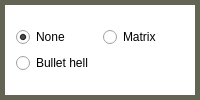
               <widget class="QGroupBox" name="groupBox_23">
                <property name="styleSheet">
                 <string notr="true">/* GROUP_BOX*/
QGroupBox
{
	border: 5px  solid rgba(100, 100, 85, 255);
	background: rgba(240, 240, 230, 0);
}</string>
                </property>
                <property name="title">
                 <string/>
                </property>
                <layout class="QVBoxLayout" name="verticalLayout_79">
                 <item>
                  <layout class="QGridLayout" name="gridLayout_15">
                   <item row="1" column="0">
                    <widget class="QRadioButton" name="radioButton_24">
                     <property name="text">
                      <string>Bullet hell</string>
                     </property>
                    </widget>
                   </item>
                   <item row="0" column="0">
                    <widget class="QRadioButton" name="radioButton_25">
                     <property name="text">
                      <string>None</string>
                     </property>
                     <property name="checked">
                      <bool>true</bool>
                     </property>
                    </widget>
                   </item>
                   <item row="0" column="1">
                    <widget class="QRadioButton" name="radioButton_27">
                     <property name="text">
                      <string>Matrix</string>
                     </property>
                    </widget>
                   </item>
                  </layout>
                 </item>
                </layout>
               </widget>
